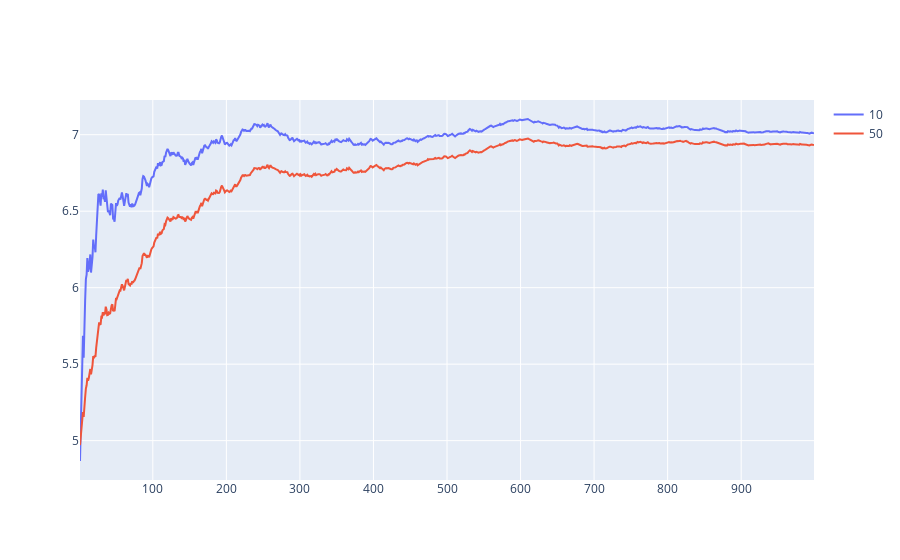

The notebook cell this image was saved under:
### Code cell
k_vals = [10, 50]
global_mean = 5
traces = list()
r =  norm.rvs(7, 2, size = 1000)

for k in k_vals:
    adjusted_rating = [(np.mean(r[:i]*i + k*global_mean))/(i+k) for i in range(1, len(r))]
    traces.append(Scatter(x=list(range(1,1000)),
                          y=adjusted_rating,
                         name=str(k)))
fig = Figure(data=traces)
fig.show()

### Figure 1 — Plotly figure (JSON) as saved in the notebook; plotly's stock layout.template omitted (floating-point values rounded to 4 significant figures; data arrays with more than 128 entries replaced by an {"elided": "..."} marker saying what was removed)
{"data": [{"name": "10", "type": "scatter", "x": {"elided": "999 int values"}, "y": {"elided": "999 float values"}}, {"name": "50", "type": "scatter", "x": {"elided": "999 int values"}, "y": {"elided": "999 float values"}}], "layout": {}}
